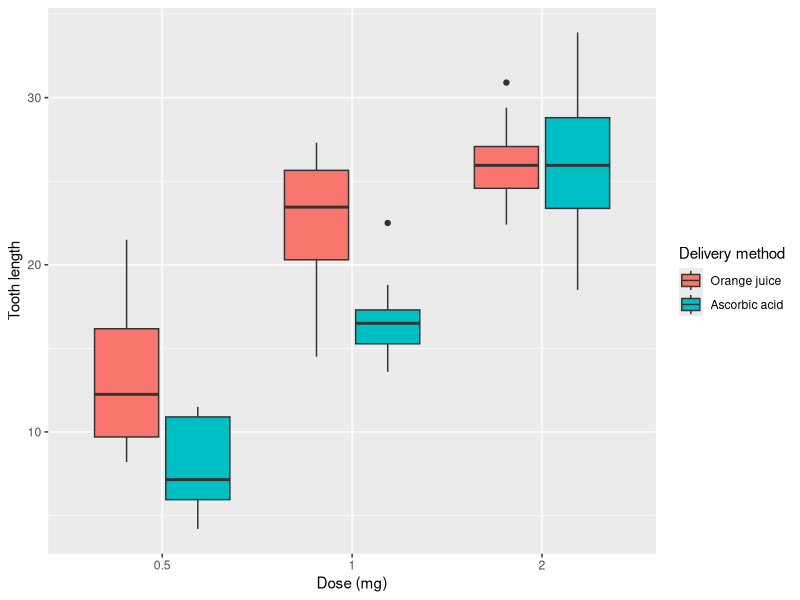
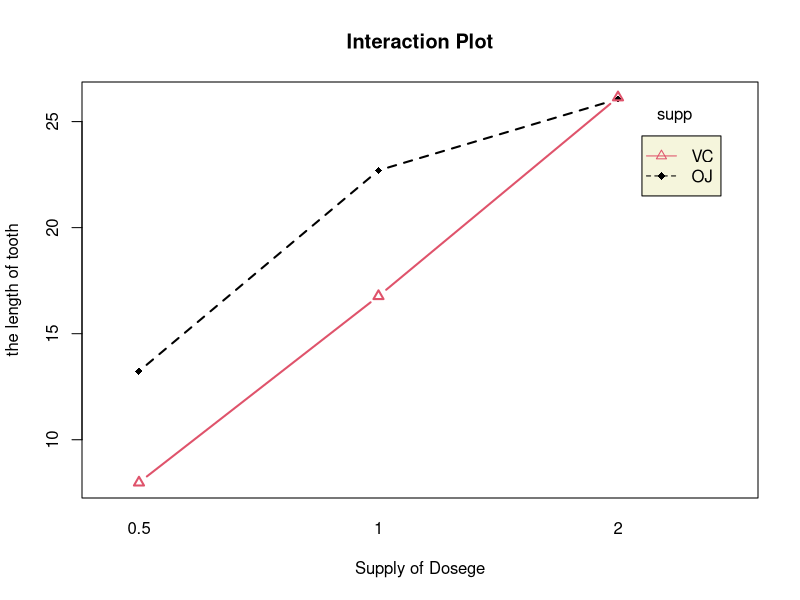

The R script that drew these images, in order:
## ---- chunk 1
library(ggplot2)
library(reshape2)
library(datasets)
data(ToothGrowth)
## ---- chunk 2
summary(ToothGrowth)
table(ToothGrowth$supp, ToothGrowth$dose)
## ---- chunk 3
ggplot(ToothGrowth, aes(x = factor(dose), y = len, fill = supp)) +
    xlab("Dose (mg)") +
    ylab("Tooth length") +
    scale_fill_discrete(name="Delivery method",
                         breaks=c("OJ", "VC"),
                         labels=c("Orange juice", "Ascorbic acid")) + geom_boxplot()
## ---- chunk 4
library(plyr)

data(ToothGrowth)
attach(ToothGrowth)
dose<- as.numeric(as.character(dose))
dose <- factor(dose)
supp <- factor(supp)
fit2 <- aov(len ~ dose*supp, data = ToothGrowth)
summary(fit2)
## ---- chunk 5
ddply(ToothGrowth,dose~supp,function(x) c(mean=mean(x$len),confidence.intervall=t.test(x$len)$conf.int))
## ---- chunk 6
interaction.plot(dose, supp, len, type="b", col=c(1:3),
                 leg.bty="o", leg.bg="beige", lwd=2, pch=c(18,24,22),
                 xlab="Supply of Dosege",
                 ylab="the length of tooth",
                 main="Interaction Plot")
